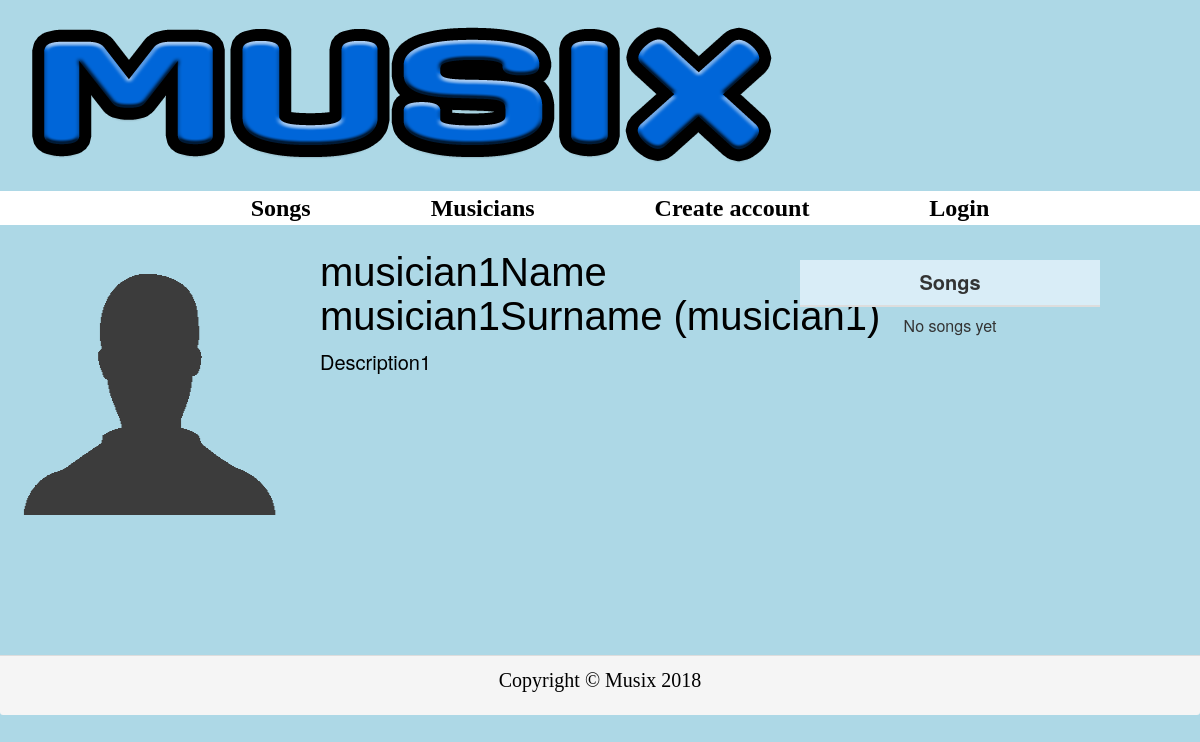
Page /profile/musician1 on the earlier database version.
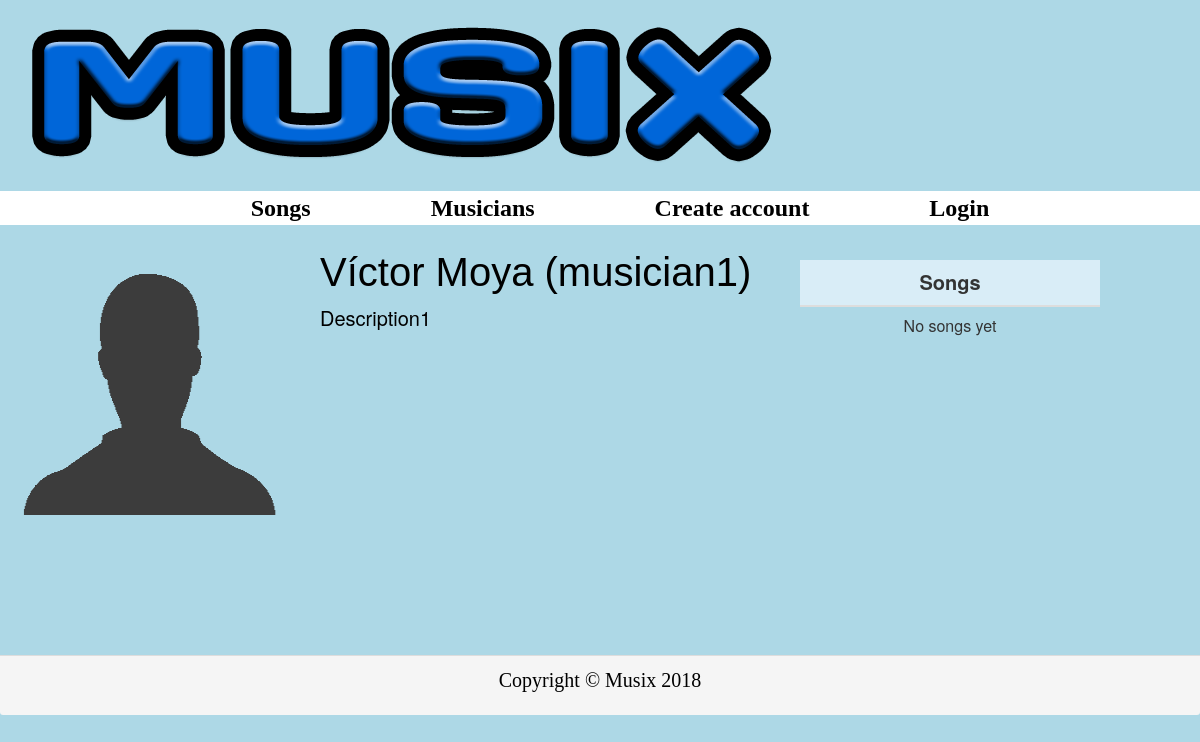
Same page on the later database version.
### main/models.py (models this page shows)
class Actor(models.Model):
    user = models.OneToOneField(User, on_delete=models.CASCADE)
    class Meta:
        abstract = True

class Musician(Actor):
    phone = models.CharField(max_length=20, blank=True)
    gender = models.CharField(max_length=7, blank=True, choices=GENDERS)
    description = models.TextField(max_length=500, blank=True)
    photo = models.ImageField(null=True, blank=True, upload_to='photos')
    country = models.CharField(max_length=100, blank=True, choices=COUNTRIES)
    city = models.CharField(max_length=100, blank=True)
    registrationDate = models.DateField()
    premium = models.BooleanField(default=False, null=False)
    banned = models.BooleanField(default=False, null=False)

### main/views/profile.py (the view)
# urls.py: url(r'^profile/(?P<musician_username>\w+)', views.profile, name='profile'),
def profile(request, musician_username):
    user = get_object_or_404(User, username=musician_username)
    musician = get_object_or_404(Musician, user=user)
    tracks = Track.objects.filter(musician=musician, status="A")
    finished_songs = Song.objects.filter(finished=True)
    accepted_tracks = []
    for t in tracks:
        if t.song in finished_songs:
            accepted_tracks.append(t)
    page_tracks = request.GET.get("songPage", 1)
    paginator_tracks = Paginator(accepted_tracks, 4)
    try:
        p_tracks = paginator_tracks.page(page_tracks)
    except (PageNotAnInteger, EmptyPage):
        p_tracks = paginator_tracks.page(1)
    return render(request, 'profile.html', {'musician': musician,
                                            'tracks': p_tracks})

### templates/profile.html (shortened to what this page needs)
{% include 'base.html' %}
{% load static %}
<link type="text/css" rel="stylesheet" href="{% static "css/profile.css" %}"/>
<div>
    {% include "header.html" %}
</div>
<div>
    {% include "menu.html" %}
</div>
<div id="divProfile">
<div id="divProfilePhoto">
   {% if musician.photo %}
       <img src="{% static "media/" %}{{ musician.photo }}" id="photoMusician">
   {% else %}
       {% if m.gender == "F" %}
           <img src="{% static "images/avatarMujer.png" %}" id="photoMusician">
       {% else %}
           <img src="{% static "images/avatarHombre.png" %}" id="photoMusician">
       {% endif %}
   {% endif %}
</div>
<div id="divProfileInfo">
    <h1 id="profileName">{{ musician.user.first_name }} {{ musician.user.last_name }} ({{ musician.user.username }})</h1>
    <p id="profileDescription">{{ musician.description }}</p>
</div>
{% if user.username != "admin" %}
<div id="divProfileSongs">
    <table class="table table-responsive table-hover" id="tableSongs">
        <thead>
            {% if tracks %}
                <tr class="info">
                    <th onclick="sortTable(0, 'divProfileSongs')">Song</th>
                    <th onclick="sortTable(1, 'divProfileSongs')">Instrument</th>
                </tr>
            {% else %}
                <tr class="info">
                    <th>Songs</th>
                </tr>
            {% endif %}
        </thead>
        <tbody>
            {% if tracks %}
                {% for t in tracks %}
                    <tr>
                        <td><a href="/song/{{ t.song.id }}">{{ t.song.name }}</a></td>
                        <td>{{ t.instrument.name }}</td>
                    </tr>
                {% endfor %}
            {% else %}
                <tr>
                    <td>No songs yet</td>
                </tr>
            {% endif %}
        </tbody>
    </table>
</div>
{% endif %}
</div>
<div id="divFooter">
    {% include "footer.html" %}
</div>

### templates/base.html (shortened to what this page needs)
{% load static %}
<link rel="stylesheet"
          href="https://maxcdn.bootstrapcdn.com/bootstrap/3.3.7/css/bootstrap.min.css">
<link rel="stylesheet" href="{% static 'css/creative.css' %}">
<link href="https://cdnjs.cloudflare.com/ajax/libs/select2/4.0.6-rc.0/css/select2.min.css"
          rel="stylesheet"/>
<!DOCTYPE html>
<html>
<head>
    <link type="text/css" rel="stylesheet" href="{% static "css/base.css" %}" />
</head>
<body id="page-top">
</body>
</html>

### templates/header.html (shortened to what this page needs)
{% load static %}
<link type="text/css" rel="stylesheet" href="{% static "css/header.css" %}"/>
<div id="mainLogoDiv">
    <a href="/index">
        <img src="{% static "images/musix.png" %}" id="mainLogo" />
    </a>
</div>

### templates/menu.html (shortened to what this page needs)
{% include "base.html" %}
{% load static %}
<link type="text/css" rel="stylesheet" href="{% static "css/menu.css" %}"/>
{% if not user.is_authenticated %}
    <div id="menuDiv">
        <ul>
            <li><a href="/songs">Songs</a></li>
            <li><a href="/musicians">Musicians</a></li>
            <li><a href="/createAccount">Create account</a></li>
            <li><a href="/login">Login</a></li>
        </ul>
    </div>
{% endif %}

### templates/footer.html
{% load static %}
<link type="text/css" rel="stylesheet" href="{% static "css/footer.css" %}"/>
<footer class="panel-footer text-center" id="footer">
    <p id="copyright">Copyright &copy; Musix 2018</p>
</footer>

### main/static/css/creative.css (style rules this page uses)
body, html { width: 100%; height: 100%; }
body { font-family: 'Merriweather', 'Helvetica Neue', Arial, sans-serif; }
a { color: #F05F40; -webkit-transition: all 0.2s; -moz-transition: all 0.2s; transition: all 0.2s; }
h1, h2, h3, h4, h5, h6 { font-family: 'Open Sans', 'Helvetica Neue', Arial, sans-serif; }

### main/static/css/base.css (style rules this page uses)
body { background-color: lightblue; }

### main/static/css/profile.css (style rules this page uses)
#divProfile { height: 300px; }
#divProfilePhoto { margin-top: 30px; width: 320px; }
#photoMusician { width: 280px; height: 280px; margin-left: 10px; }
#divProfileInfo { position: absolute; top: 230px; left: 320px; width: 600px; }
#profileName { font-family: "Arial"; color: black; font-size: 40px; }
#profileDescription { color: black; font-size: 20px; }
#divProfileSongs { width: 300px; height: 270px; position: absolute; top: 260px; right: 100px; }
th { font-size: 20px; }
td { height: 50px; }
#divFooter { margin-top: 100px; }

### main/static/css/header.css (style rules this page uses)
#mainLogoDiv { width: 900px; }
a:link, a:visited { color: black; text-decoration: none; }

### main/static/css/menu.css (style rules this page uses)
#menuDiv { text-align: center; background-color: white; }
li { list-style: none; display: inline; font-family: "Axaxax Rg"; font-size: 24px; margin-left: 5%; margin-right: 5%; font-weight: bolder; }
a:link, a:visited { color: black; text-decoration: none; }
td, th, tr { text-align: center; }

### main/static/css/footer.css (style rules this page uses)
#footer { margin-top: 50px; }
#copyright { font-family: "Axaxax Rg"; font-size: 20px; color: black; }

Differences in the rows shown:
removed Musician: user.first_name "musician1Name", user.last_name "musician1Surname", user.username "musician1", description "Description1"
added Musician: user.first_name "Víctor", user.last_name "Moya", user.username "musician1", description "Description1"
